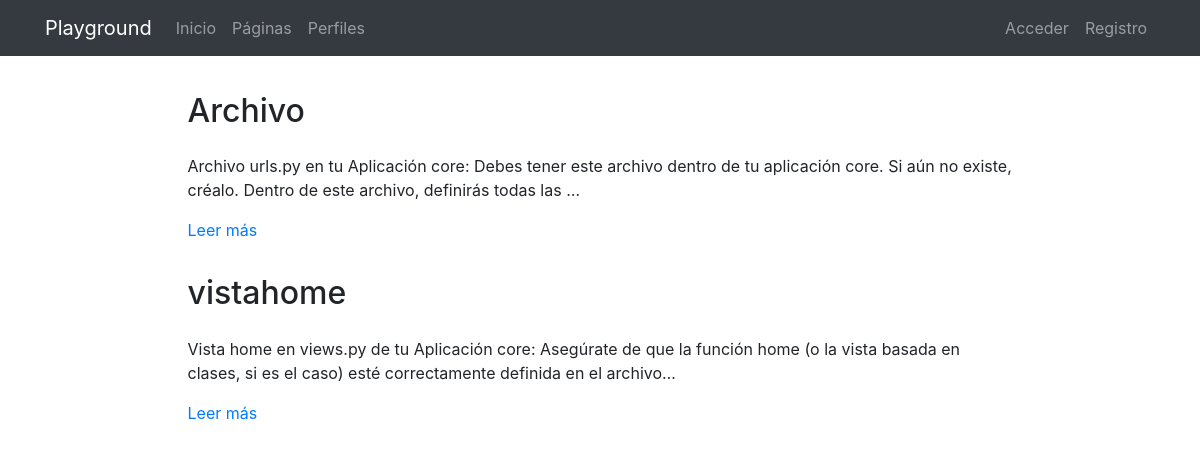
Page /pages/ on the earlier database version.
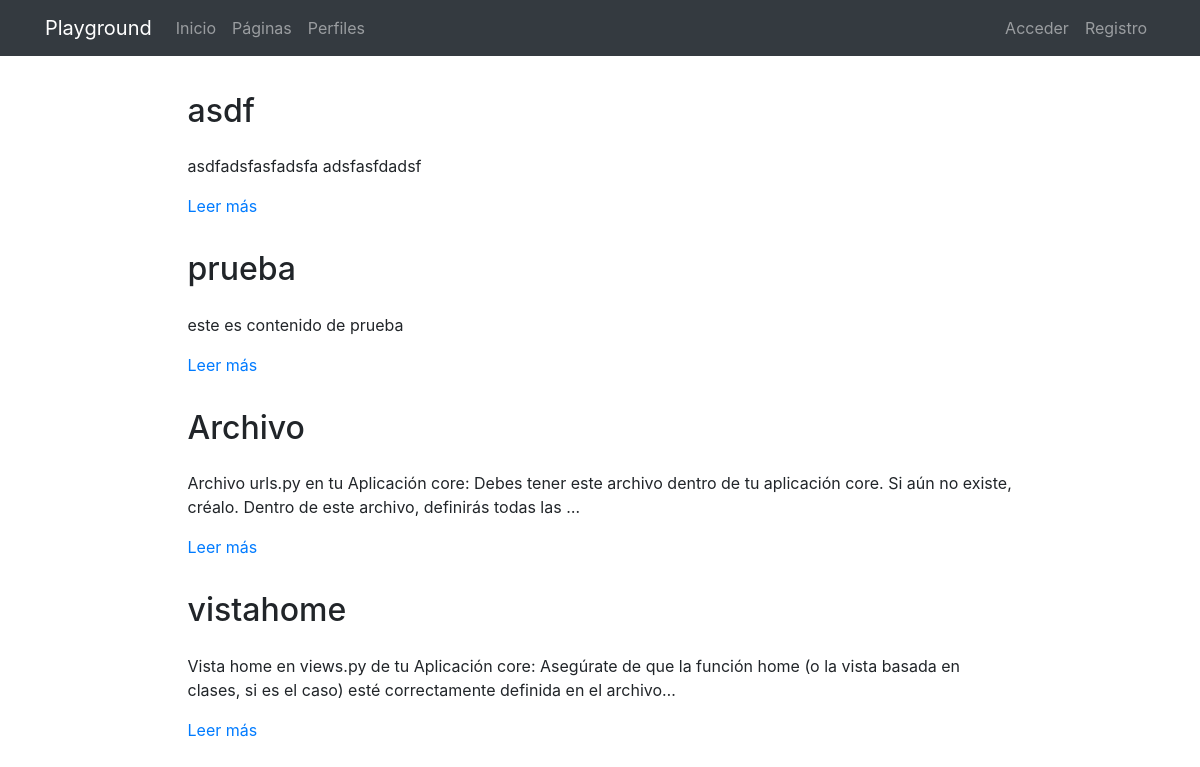
Same page on the later database version.
### pages/models.py (models this page shows, shortened)
class Page(models.Model):
    title = models.CharField(verbose_name="Título", max_length=200)
    content = RichTextField(verbose_name="Contenido")
    order = models.SmallIntegerField(verbose_name="Orden", default=0)
    created = models.DateTimeField(auto_now_add=True, verbose_name="Fecha de creación")
    updated = models.DateTimeField(auto_now=True, verbose_name="Fecha de edición")
    class Meta:
        verbose_name = "página"
        verbose_name_plural = "páginas"
        ordering = ['order', 'title']

### pages/views.py (the view)
# urls.py: path('', PageListView.as_view(), name='pages'),
class PageListView(ListView):
    model = Page

### pages/templates/pages/page_list.html (shortened to what this page needs)
{% extends 'core/base.html' %}
{% load static %}
{% block content %}
{% include 'pages/includes/pages_menu.html' %}
<main role="main">
  <div class="container mb-4">
    {% for page in page_list|dictsort:"id" reversed %}
      <div class="row mt-3">
        <div class="col-md-9 mx-auto">
          <h2 class="mb-4">{{page.title}}</h2>
          <div>
            <p>{{page.content|striptags|safe|truncatechars:"200"}}</p>
            <p><a href="{% url 'pages:page' page.id page.title|slugify %}">Leer más</a>
            </p>
          </div>
        </div>
      </div>
    {% endfor %}
  </div>
</main>
{% endblock %}

Differences in the rows shown:
added Page: title "asdf", content "asdfadsfasfadsfa adsfasfdadsf"
added Page: title "prueba", content "este es contenido de prueba"
